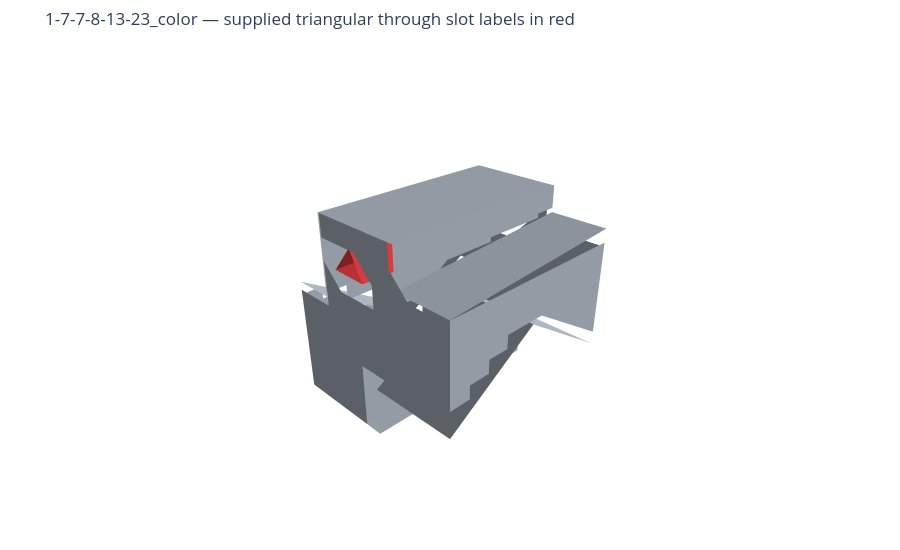
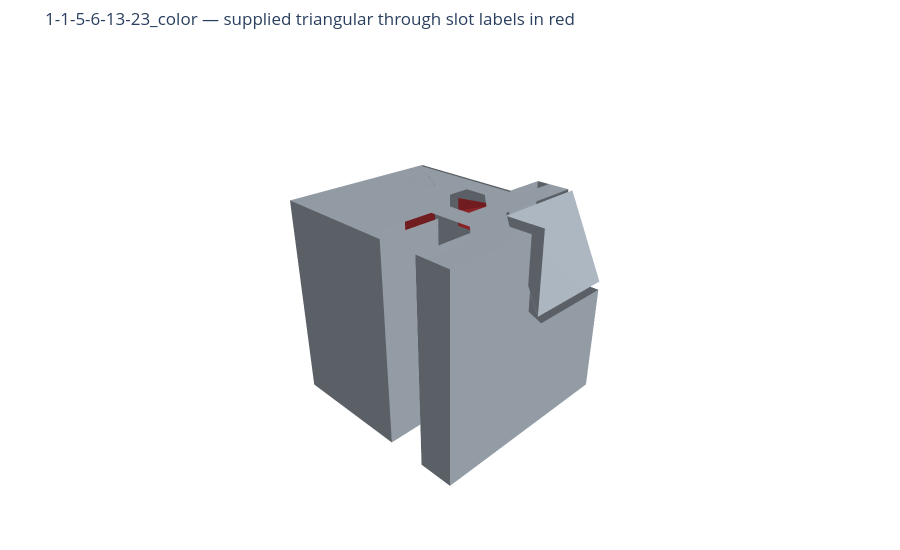

The notebook cell these images were saved under, in order:
### Code cell
label = "triangular_through_slot"
plot_label_examples(label)

### Figure 1 — Plotly figure (JSON) as saved in the notebook; plotly's stock layout.template omitted (floating-point values rounded to 4 significant figures; data arrays with more than 128 entries replaced by an {"elided": "..."} marker saying what was removed)
{"data": [{"color": "#a5afb9", "flatshading": true, "hovertemplate": "Face 0: stock<extra></extra>", "i": [0, 3, 6, 9, 12, 15, 18, 21, 24, 27, 30, 33, 36, 39, 42, 45, 48, 51, 54, 57, 60, 63, 66, 69, 72, 75, 78, 81, 84, 87, 90, 93, 96, 99, 102, 105, 108, 111, 114, 117, 120, 123, 126, 129, 132, 135, 138, 141, 144, 147, 150, 153, 156, 159, 162, 165, 168, 171, 174, 177, 180, 183, 186, 189, 192, 195, 198, 201, 204, 207, 210, 213, 216, 219, 222, 225, 228, 231, 234, 237, 240, 243, 246, 249, 252, 255, 258, 261, 264, 267, 270, 273, 276, 279, 282], "j": [1, 4, 7, 10, 13, 16, 19, 22, 25, 28, 31, 34, 37, 40, 43, 46, 49, 52, 55, 58, 61, 64, 67, 70, 73, 76, 79, 82, 85, 88, 91, 94, 97, 100, 103, 106, 109, 112, 115, 118, 121, 124, 127, 130, 133, 136, 139, 142, 145, 148, 151, 154, 157, 160, 163, 166, 169, 172, 175, 178, 181, 184, 187, 190, 193, 196, 199, 202, 205, 208, 211, 214, 217, 220, 223, 226, 229, 232, 235, 238, 241, 244, 247, 250, 253, 256, 259, 262, 265, 268, 271, 274, 277, 280, 283], "k": [2, 5, 8, 11, 14, 17, 20, 23, 26, 29, 32, 35, 38, 41, 44, 47, 50, 53, 56, 59, 62, 65, 68, 71, 74, 77, 80, 83, 86, 89, 92, 95, 98, 101, 104, 107, 110, 113, 116, 119, 122, 125, 128, 131, 134, 137, 140, 143, 146, 149, 152, 155, 158, 161, 164, 167, 170, 173, 176, 179, 182, 185, 188, 191, 194, 197, 200, 203, 206, 209, 212, 215, 218, 221, 224, 227, 230, 233, 236, 239, 242, 245, 248, 251, 254, 257, 260, 263, 266, 269, 272, 275, 278, 281, 284], "lighting": {"ambient": 0.55, "diffuse": 0.75, "specular": 0.15}, "name": "Face 0: stock", "opacity": 1.0, "type": "mesh3d", "x": {"elided": "285 float values"}, "y": {"elided": "285 float values"}, "z": {"elided": "285 float values"}}, {"color": "#a5afb9", "flatshading": true, "hovertemplate": "Face 1: stock<extra></extra>", "i": [0, 3, 6, 9, 12, 15, 18, 21, 24, 27, 30, 33, 36, 39, 42, 45, 48, 51, 54, 57, 60, 63, 66, 69, 72, 75, 78, 81, 84, 87, 90, 93, 96, 99, 102, 105, 108, 111, 114, 117, 120, 123, 126, 129, 132, 135, 138, 141, 144, 147, 150, 153, 156, 159, 162, 165, 168, 171, 174, 177, 180, 183, 186, 189, 192, 195, 198, 201, 204, 207, 210, 213, 216, 219, 222, 225, 228, 231, 234, 237, 240, 243], "j": [1, 4, 7, 10, 13, 16, 19, 22, 25, 28, 31, 34, 37, 40, 43, 46, 49, 52, 55, 58, 61, 64, 67, 70, 73, 76, 79, 82, 85, 88, 91, 94, 97, 100, 103, 106, 109, 112, 115, 118, 121, 124, 127, 130, 133, 136, 139, 142, 145, 148, 151, 154, 157, 160, 163, 166, 169, 172, 175, 178, 181, 184, 187, 190, 193, 196, 199, 202, 205, 208, 211, 214, 217, 220, 223, 226, 229, 232, 235, 238, 241, 244], "k": [2, 5, 8, 11, 14, 17, 20, 23, 26, 29, 32, 35, 38, 41, 44, 47, 50, 53, 56, 59, 62, 65, 68, 71, 74, 77, 80, 83, 86, 89, 92, 95, 98, 101, 104, 107, 110, 113, 116, 119, 122, 125, 128, 131, 134, 137, 140, 143, 146, 149, 152, 155, 158, 161, 164, 167, 170, 173, 176, 179, 182, 185, 188, 191, 194, 197, 200, 203, 206, 209, 212, 215, 218, 221, 224, 227, 230, 233, 236, 239, 242, 245], "lighting": {"ambient": 0.55, "diffuse": 0.75, "specular": 0.15}, "name": "Face 1: stock", "opacity": 1.0, "type": "mesh3d", "x": {"elided": "246 float values"}, "y": {"elided": "246 float values"}, "z": {"elided": "246 float values"}}, {"color": "#a5afb9", "flatshading": true, "hovertemplate": "Face 2: rectangular_blind_step<extra></extra>", "i": {"elided": "162 int values"}, "j": {"elided": "162 int values"}, "k": {"elided": "162 int values"}, "lighting": {"ambient": 0.55, "diffuse": 0.75, "specular": 0.15}, "name": "Face 2: rectangular_blind_step", "opacity": 1.0, "type": "mesh3d", "x": {"elided": "486 float values"}, "y": {"elided": "486 float values"}, "z": {"elided": "486 float values"}}, {"color": "#a5afb9", "flatshading": true, "hovertemplate": "Face 3: rectangular_blind_step<extra></extra>", "i": [0, 3, 6, 9, 12, 15, 18, 21, 24, 27, 30, 33, 36, 39, 42, 45, 48, 51, 54, 57, 60, 63, 66, 69, 72, 75, 78, 81, 84, 87, 90, 93, 96, 99, 102, 105, 108, 111, 114, 117, 120, 123, 126, 129, 132, 135, 138, 141, 144, 147, 150, 153, 156, 159, 162, 165, 168, 171, 174, 177, 180, 183, 186, 189, 192, 195, 198, 201, 204, 207, 210, 213, 216, 219, 222, 225, 228, 231, 234, 237, 240, 243, 246, 249, 252, 255, 258, 261, 264, 267, 270, 273, 276, 279, 282, 285, 288, 291, 294, 297, 300, 303, 306, 309, 312, 315, 318, 321, 324, 327, 330, 333, 336, 339, 342, 345, 348, 351, 354, 357], "j": [1, 4, 7, 10, 13, 16, 19, 22, 25, 28, 31, 34, 37, 40, 43, 46, 49, 52, 55, 58, 61, 64, 67, 70, 73, 76, 79, 82, 85, 88, 91, 94, 97, 100, 103, 106, 109, 112, 115, 118, 121, 124, 127, 130, 133, 136, 139, 142, 145, 148, 151, 154, 157, 160, 163, 166, 169, 172, 175, 178, 181, 184, 187, 190, 193, 196, 199, 202, 205, 208, 211, 214, 217, 220, 223, 226, 229, 232, 235, 238, 241, 244, 247, 250, 253, 256, 259, 262, 265, 268, 271, 274, 277, 280, 283, 286, 289, 292, 295, 298, 301, 304, 307, 310, 313, 316, 319, 322, 325, 328, 331, 334, 337, 340, 343, 346, 349, 352, 355, 358], "k": [2, 5, 8, 11, 14, 17, 20, 23, 26, 29, 32, 35, 38, 41, 44, 47, 50, 53, 56, 59, 62, 65, 68, 71, 74, 77, 80, 83, 86, 89, 92, 95, 98, 101, 104, 107, 110, 113, 116, 119, 122, 125, 128, 131, 134, 137, 140, 143, 146, 149, 152, 155, 158, 161, 164, 167, 170, 173, 176, 179, 182, 185, 188, 191, 194, 197, 200, 203, 206, 209, 212, 215, 218, 221, 224, 227, 230, 233, 236, 239, 242, 245, 248, 251, 254, 257, 260, 263, 266, 269, 272, 275, 278, 281, 284, 287, 290, 293, 296, 299, 302, 305, 308, 311, 314, 317, 320, 323, 326, 329, 332, 335, 338, 341, 344, 347, 350, 353, 356, 359], "lighting": {"ambient": 0.55, "diffuse": 0.75, "specular": 0.15}, "name": "Face 3: rectangular_blind_step", "opacity": 1.0, "type": "mesh3d", "x": {"elided": "360 float values"}, "y": {"elided": "360 float values"}, "z": {"elided": "360 float values"}}, {"color": "#a5afb9", "flatshading": true, "hovertemplate": "Face 4: stock<extra></extra>", "i": {"elided": "162 int values"}, "j": {"elided": "162 int values"}, "k": {"elided": "162 int values"}, "lighting": {"ambient": 0.55, "diffuse": 0.75, "specular": 0.15}, "name": "Face 4: stock", "opacity": 1.0, "type": "mesh3d", "x": {"elided": "486 float values"}, "y": {"elided": "486 float values"}, "z": {"elided": "486 float values"}}, {"color": "#a5afb9", "flatshading": true, "hovertemplate": "Face 5: slanted_through_step<extra></extra>", "i": [0, 3, 6, 9, 12, 15, 18, 21, 24, 27, 30, 33, 36, 39, 42, 45, 48, 51, 54, 57, 60, 63, 66, 69, 72, 75, 78, 81, 84, 87, 90, 93, 96, 99, 102, 105, 108, 111, 114, 117, 120, 123, 126, 129, 132, 135, 138, 141, 144, 147, 150, 153, 156, 159, 162, 165, 168, 171, 174, 177, 180, 183, 186, 189, 192, 195, 198, 201, 204, 207, 210, 213, 216, 219, 222, 225, 228, 231, 234, 237, 240, 243, 246, 249, 252, 255, 258, 261, 264, 267, 270, 273, 276, 279, 282, 285, 288, 291, 294, 297, 300, 303, 306, 309, 312, 315, 318, 321, 324, 327, 330, 333, 336, 339, 342], "j": [1, 4, 7, 10, 13, 16, 19, 22, 25, 28, 31, 34, 37, 40, 43, 46, 49, 52, 55, 58, 61, 64, 67, 70, 73, 76, 79, 82, 85, 88, 91, 94, 97, 100, 103, 106, 109, 112, 115, 118, 121, 124, 127, 130, 133, 136, 139, 142, 145, 148, 151, 154, 157, 160, 163, 166, 169, 172, 175, 178, 181, 184, 187, 190, 193, 196, 199, 202, 205, 208, 211, 214, 217, 220, 223, 226, 229, 232, 235, 238, 241, 244, 247, 250, 253, 256, 259, 262, 265, 268, 271, 274, 277, 280, 283, 286, 289, 292, 295, 298, 301, 304, 307, 310, 313, 316, 319, 322, 325, 328, 331, 334, 337, 340, 343], "k": [2, 5, 8, 11, 14, 17, 20, 23, 26, 29, 32, 35, 38, 41, 44, 47, 50, 53, 56, 59, 62, 65, 68, 71, 74, 77, 80, 83, 86, 89, 92, 95, 98, 101, 104, 107, 110, 113, 116, 119, 122, 125, 128, 131, 134, 137, 140, 143, 146, 149, 152, 155, 158, 161, 164, 167, 170, 173, 176, 179, 182, 185, 188, 191, 194, 197, 200, 203, 206, 209, 212, 215, 218, 221, 224, 227, 230, 233, 236, 239, 242, 245, 248, 251, 254, 257, 260, 263, 266, 269, 272, 275, 278, 281, 284, 287, 290, 293, 296, 299, 302, 305, 308, 311, 314, 317, 320, 323, 326, 329, 332, 335, 338, 341, 344], "lighting": {"ambient": 0.55, "diffuse": 0.75, "specular": 0.15}, "name": "Face 5: slanted_through_step", "opacity": 1.0, "type": "mesh3d", "x": {"elided": "345 float values"}, "y": {"elided": "345 float values"}, "z": {"elided": "345 float values"}}, {"color": "#a5afb9", "flatshading": true, "hovertemplate": "Face 6: slanted_through_step<extra></extra>", "i": {"elided": "162 int values"}, "j": {"elided": "162 int values"}, "k": {"elided": "162 int values"}, "lighting": {"ambient": 0.55, "diffuse": 0.75, "specular": 0.15}, "name": "Face 6: slanted_through_step", "opacity": 1.0, "type": "mesh3d", "x": {"elided": "486 float values"}, "y": {"elided": "486 float values"}, "z": {"elided": "486 float values"}}, {"color": "#a5afb9", "flatshading": true, "hovertemplate": "Face 7: stock<extra></extra>", "i": [0, 3, 6, 9, 12, 15, 18, 21, 24, 27, 30, 33, 36, 39, 42, 45, 48, 51, 54, 57, 60, 63, 66, 69, 72, 75, 78, 81, 84, 87, 90, 93, 96, 99, 102, 105, 108, 111, 114, 117, 120, 123, 126, 129, 132, 135, 138, 141, 144, 147, 150, 153, 156, 159, 162, 165, 168, 171, 174, 177, 180, 183, 186, 189, 192, 195, 198, 201, 204, 207, 210, 213, 216, 219, 222, 225, 228, 231, 234, 237, 240, 243, 246], "j": [1, 4, 7, 10, 13, 16, 19, 22, 25, 28, 31, 34, 37, 40, 43, 46, 49, 52, 55, 58, 61, 64, 67, 70, 73, 76, 79, 82, 85, 88, 91, 94, 97, 100, 103, 106, 109, 112, 115, 118, 121, 124, 127, 130, 133, 136, 139, 142, 145, 148, 151, 154, 157, 160, 163, 166, 169, 172, 175, 178, 181, 184, 187, 190, 193, 196, 199, 202, 205, 208, 211, 214, 217, 220, 223, 226, 229, 232, 235, 238, 241, 244, 247], "k": [2, 5, 8, 11, 14, 17, 20, 23, 26, 29, 32, 35, 38, 41, 44, 47, 50, 53, 56, 59, 62, 65, 68, 71, 74, 77, 80, 83, 86, 89, 92, 95, 98, 101, 104, 107, 110, 113, 116, 119, 122, 125, 128, 131, 134, 137, 140, 143, 146, 149, 152, 155, 158, 161, 164, 167, 170, 173, 176, 179, 182, 185, 188, 191, 194, 197, 200, 203, 206, 209, 212, 215, 218, 221, 224, 227, 230, 233, 236, 239, 242, 245, 248], "lighting": {"ambient": 0.55, "diffuse": 0.75, "specular": 0.15}, "name": "Face 7: stock", "opacity": 1.0, "type": "mesh3d", "x": {"elided": "249 float values"}, "y": {"elided": "249 float values"}, "z": {"elided": "249 float values"}}, {"color": "#a5afb9", "flatshading": true, "hovertemplate": "Face 8: stock<extra></extra>", "i": {"elided": "133 int values"}, "j": {"elided": "133 int values"}, "k": {"elided": "133 int values"}, "lighting": {"ambient": 0.55, "diffuse": 0.75, "specular": 0.15}, "name": "Face 8: stock", "opacity": 1.0, "type": "mesh3d", "x": {"elided": "399 float values"}, "y": {"elided": "399 float values"}, "z": {"elided": "399 float values"}}, {"color": "#a5afb9", "flatshading": true, "hovertemplate": "Face 9: slanted_through_step<extra></extra>", "i": [0, 3, 6, 9, 12, 15, 18, 21, 24, 27, 30, 33, 36, 39, 42, 45, 48, 51, 54, 57, 60, 63, 66, 69, 72, 75, 78, 81, 84, 87, 90, 93, 96, 99, 102, 105, 108, 111, 114, 117, 120, 123, 126, 129, 132, 135, 138, 141, 144, 147, 150, 153, 156, 159, 162, 165, 168, 171, 174, 177, 180, 183, 186, 189, 192, 195, 198, 201, 204, 207, 210, 213, 216, 219, 222, 225, 228, 231, 234, 237, 240, 243, 246, 249, 252, 255, 258, 261, 264, 267, 270, 273, 276, 279, 282, 285, 288, 291, 294, 297, 300, 303, 306, 309], "j": [1, 4, 7, 10, 13, 16, 19, 22, 25, 28, 31, 34, 37, 40, 43, 46, 49, 52, 55, 58, 61, 64, 67, 70, 73, 76, 79, 82, 85, 88, 91, 94, 97, 100, 103, 106, 109, 112, 115, 118, 121, 124, 127, 130, 133, 136, 139, 142, 145, 148, 151, 154, 157, 160, 163, 166, 169, 172, 175, 178, 181, 184, 187, 190, 193, 196, 199, 202, 205, 208, 211, 214, 217, 220, 223, 226, 229, 232, 235, 238, 241, 244, 247, 250, 253, 256, 259, 262, 265, 268, 271, 274, 277, 280, 283, 286, 289, 292, 295, 298, 301, 304, 307, 310], "k": [2, 5, 8, 11, 14, 17, 20, 23, 26, 29, 32, 35, 38, 41, 44, 47, 50, 53, 56, 59, 62, 65, 68, 71, 74, 77, 80, 83, 86, 89, 92, 95, 98, 101, 104, 107, 110, 113, 116, 119, 122, 125, 128, 131, 134, 137, 140, 143, 146, 149, 152, 155, 158, 161, 164, 167, 170, 173, 176, 179, 182, 185, 188, 191, 194, 197, 200, 203, 206, 209, 212, 215, 218, 221, 224, 227, 230, 233, 236, 239, 242, 245, 248, 251, 254, 257, 260, 263, 266, 269, 272, 275, 278, 281, 284, 287, 290, 293, 296, 299, 302, 305, 308, 311], "lighting": {"ambient": 0.55, "diffuse": 0.75, "specular": 0.15}, "name": "Face 9: slanted_through_step", "opacity": 1.0, "type": "mesh3d", "x": {"elided": "312 float values"}, "y": {"elided": "312 float values"}, "z": {"elided": "312 float values"}}, {"color": "#a5afb9", "flatshading": true, "hovertemplate": "Face 10: slanted_through_step<extra></extra>", "i": {"elided": "162 int values"}, "j": {"elided": "162 int values"}, "k": {"elided": "162 int values"}, "lighting": {"ambient": 0.55, "diffuse": 0.75, "specular": 0.15}, "name": "Face 10: slanted_through_step", "opacity": 1.0, "type": "mesh3d", "x": {"elided": "486 float values"}, "y": {"elided": "486 float values"}, "z": {"elided": "486 float values"}}, {"color": "#ce353b", "flatshading": true, "hovertemplate": "Face 11: triangular_through_slot<extra></extra>", "i": {"elided": "162 int values"}, "j": {"elided": "162 int values"}, "k": {"elided": "162 int values"}, "lighting": {"ambient": 0.55, "diffuse": 0.75, "specular": 0.15}, "name": "Face 11: triangular_through_slot", "opacity": 1.0, "type": "mesh3d", "x": {"elided": "486 float values"}, "y": {"elided": "486 float values"}, "z": {"elided": "486 float values"}}, {"color": "#ce353b", "flatshading": true, "hovertemplate": "Face 12: triangular_through_slot<extra></extra>", "i": {"elided": "162 int values"}, "j": {"elided": "162 int values"}, "k": {"elided": "162 int values"}, "lighting": {"ambient": 0.55, "diffuse": 0.75, "specular": 0.15}, "name": "Face 12: triangular_through_slot", "opacity": 1.0, "type": "mesh3d", "x": {"elided": "486 float values"}, "y": {"elided": "486 float values"}, "z": {"elided": "486 float values"}}, {"color": "#ce353b", "flatshading": true, "hovertemplate": "Face 13: triangular_through_slot<extra></extra>", "i": {"elided": "162 int values"}, "j": {"elided": "162 int values"}, "k": {"elided": "162 int values"}, "lighting": {"ambient": 0.55, "diffuse": 0.75, "specular": 0.15}, "name": "Face 13: triangular_through_slot", "opacity": 1.0, "type": "mesh3d", "x": {"elided": "486 float values"}, "y": {"elided": "486 float values"}, "z": {"elided": "486 float values"}}, {"color": "#a5afb9", "flatshading": true, "hovertemplate": "Face 14: slanted_through_step<extra></extra>", "i": {"elided": "162 int values"}, "j": {"elided": "162 int values"}, "k": {"elided": "162 int values"}, "lighting": {"ambient": 0.55, "diffuse": 0.75, "specular": 0.15}, "name": "Face 14: slanted_through_step", "opacity": 1.0, "type": "mesh3d", "x": {"elided": "486 float values"}, "y": {"elided": "486 float values"}, "z": {"elided": "486 float values"}}, {"color": "#a5afb9", "flatshading": true, "hovertemplate": "Face 15: stock<extra></extra>", "i": [0, 3, 6, 9, 12, 15, 18, 21, 24, 27, 30, 33, 36, 39, 42, 45, 48, 51, 54, 57, 60, 63, 66, 69, 72, 75, 78, 81, 84, 87, 90, 93, 96, 99, 102, 105, 108, 111, 114, 117, 120, 123, 126, 129, 132, 135, 138, 141, 144, 147, 150, 153, 156, 159, 162, 165, 168, 171, 174, 177, 180, 183, 186, 189, 192, 195, 198, 201, 204, 207, 210, 213, 216, 219, 222, 225, 228, 231, 234, 237, 240, 243], "j": [1, 4, 7, 10, 13, 16, 19, 22, 25, 28, 31, 34, 37, 40, 43, 46, 49, 52, 55, 58, 61, 64, 67, 70, 73, 76, 79, 82, 85, 88, 91, 94, 97, 100, 103, 106, 109, 112, 115, 118, 121, 124, 127, 130, 133, 136, 139, 142, 145, 148, 151, 154, 157, 160, 163, 166, 169, 172, 175, 178, 181, 184, 187, 190, 193, 196, 199, 202, 205, 208, 211, 214, 217, 220, 223, 226, 229, 232, 235, 238, 241, 244], "k": [2, 5, 8, 11, 14, 17, 20, 23, 26, 29, 32, 35, 38, 41, 44, 47, 50, 53, 56, 59, 62, 65, 68, 71, 74, 77, 80, 83, 86, 89, 92, 95, 98, 101, 104, 107, 110, 113, 116, 119, 122, 125, 128, 131, 134, 137, 140, 143, 146, 149, 152, 155, 158, 161, 164, 167, 170, 173, 176, 179, 182, 185, 188, 191, 194, 197, 200, 203, 206, 209, 212, 215, 218, 221, 224, 227, 230, 233, 236, 239, 242, 245], "lighting": {"ambient": 0.55, "diffuse": 0.75, "specular": 0.15}, "name": "Face 15: stock", "opacity": 1.0, "type": "mesh3d", "x": {"elided": "246 float values"}, "y": {"elided": "246 float values"}, "z": {"elided": "246 float values"}}, {"color": "#a5afb9", "flatshading": true, "hovertemplate": "Face 16: slanted_through_step<extra></extra>", "i": {"elided": "162 int values"}, "j": {"elided": "162 int values"}, "k": {"elided": "162 int values"}, "lighting": {"ambient": 0.55, "diffuse": 0.75, "specular": 0.15}, "name": "Face 16: slanted_through_step", "opacity": 1.0, "type": "mesh3d", "x": {"elided": "486 float values"}, "y": {"elided": "486 float values"}, "z": {"elided": "486 float values"}}, {"color": "#a5afb9", "flatshading": true, "hovertemplate": "Face 17: 6sides_pocket<extra></extra>", "i": [0, 3, 6, 9, 12, 15, 18, 21, 24, 27, 30, 33, 36, 39, 42, 45, 48, 51, 54, 57, 60, 63, 66, 69, 72, 75, 78, 81, 84, 87, 90, 93, 96, 99, 102, 105, 108, 111, 114, 117, 120, 123, 126, 129, 132, 135, 138, 141, 144, 147, 150, 153, 156, 159, 162, 165, 168, 171, 174, 177, 180, 183, 186, 189, 192, 195, 198, 201, 204, 207, 210, 213], "j": [1, 4, 7, 10, 13, 16, 19, 22, 25, 28, 31, 34, 37, 40, 43, 46, 49, 52, 55, 58, 61, 64, 67, 70, 73, 76, 79, 82, 85, 88, 91, 94, 97, 100, 103, 106, 109, 112, 115, 118, 121, 124, 127, 130, 133, 136, 139, 142, 145, 148, 151, 154, 157, 160, 163, 166, 169, 172, 175, 178, 181, 184, 187, 190, 193, 196, 199, 202, 205, 208, 211, 214], "k": [2, 5, 8, 11, 14, 17, 20, 23, 26, 29, 32, 35, 38, 41, 44, 47, 50, 53, 56, 59, 62, 65, 68, 71, 74, 77, 80, 83, 86, 89, 92, 95, 98, 101, 104, 107, 110, 113, 116, 119, 122, 125, 128, 131, 134, 137, 140, 143, 146, 149, 152, 155, 158, 161, 164, 167, 170, 173, 176, 179, 182, 185, 188, 191, 194, 197, 200, 203, 206, 209, 212, 215], "lighting": {"ambient": 0.55, "diffuse": 0.75, "specular": 0.15}, "name": "Face 17: 6sides_pocket", "opacity": 1.0, "type": "mesh3d", "x": {"elided": "216 float values"}, "y": {"elided": "216 float values"}, "z": {"elided": "216 float values"}}, {"color": "#a5afb9", "flatshading": true, "hovertemplate": "Face 18: 6sides_pocket<extra></extra>", "i": {"elided": "162 int values"}, "j": {"elided": "162 int values"}, "k": {"elided": "162 int values"}, "lighting": {"ambient": 0.55, "diffuse": 0.75, "specular": 0.15}, "name": "Face 18: 6sides_pocket", "opacity": 1.0, "type": "mesh3d", "x": {"elided": "486 float values"}, "y": {"elided": "486 float values"}, "z": {"elided": "486 float values"}}], "layout": {"height": 550, "margin": {"b": 0, "l": 0, "r": 0, "t": 50}, "scene": {"aspectmode": "data", "camera": {"eye": {"x": -1.7, "y": -1.7, "z": 1.3}}, "dragmode": "orbit", "xaxis": {"visible": false}, "yaxis": {"visible": false}, "zaxis": {"visible": false}}, "showlegend": false, "title": {"text": "1-7-7-8-13-23_color — supplied triangular through slot labels in red"}}}

### Figure 2 — Plotly figure (JSON) as saved in the notebook; plotly's stock layout.template omitted (floating-point values rounded to 4 significant figures; data arrays with more than 128 entries replaced by an {"elided": "..."} marker saying what was removed)
{"data": [{"color": "#a5afb9", "flatshading": true, "hovertemplate": "Face 0: stock<extra></extra>", "i": {"elided": "162 int values"}, "j": {"elided": "162 int values"}, "k": {"elided": "162 int values"}, "lighting": {"ambient": 0.55, "diffuse": 0.75, "specular": 0.15}, "name": "Face 0: stock", "opacity": 1.0, "type": "mesh3d", "x": {"elided": "486 float values"}, "y": {"elided": "486 float values"}, "z": {"elided": "486 float values"}}, {"color": "#a5afb9", "flatshading": true, "hovertemplate": "Face 1: stock<extra></extra>", "i": [0, 3, 6, 9, 12, 15, 18, 21, 24, 27, 30, 33, 36, 39, 42, 45, 48, 51, 54, 57, 60, 63, 66, 69, 72, 75, 78, 81, 84, 87, 90, 93, 96, 99, 102, 105, 108, 111, 114, 117, 120, 123, 126, 129, 132, 135, 138, 141, 144, 147, 150, 153, 156, 159, 162, 165, 168, 171, 174, 177, 180, 183, 186, 189, 192, 195, 198, 201, 204, 207, 210, 213, 216, 219, 222, 225, 228, 231, 234, 237, 240, 243, 246, 249, 252, 255, 258, 261, 264, 267, 270, 273, 276, 279, 282, 285], "j": [1, 4, 7, 10, 13, 16, 19, 22, 25, 28, 31, 34, 37, 40, 43, 46, 49, 52, 55, 58, 61, 64, 67, 70, 73, 76, 79, 82, 85, 88, 91, 94, 97, 100, 103, 106, 109, 112, 115, 118, 121, 124, 127, 130, 133, 136, 139, 142, 145, 148, 151, 154, 157, 160, 163, 166, 169, 172, 175, 178, 181, 184, 187, 190, 193, 196, 199, 202, 205, 208, 211, 214, 217, 220, 223, 226, 229, 232, 235, 238, 241, 244, 247, 250, 253, 256, 259, 262, 265, 268, 271, 274, 277, 280, 283, 286], "k": [2, 5, 8, 11, 14, 17, 20, 23, 26, 29, 32, 35, 38, 41, 44, 47, 50, 53, 56, 59, 62, 65, 68, 71, 74, 77, 80, 83, 86, 89, 92, 95, 98, 101, 104, 107, 110, 113, 116, 119, 122, 125, 128, 131, 134, 137, 140, 143, 146, 149, 152, 155, 158, 161, 164, 167, 170, 173, 176, 179, 182, 185, 188, 191, 194, 197, 200, 203, 206, 209, 212, 215, 218, 221, 224, 227, 230, 233, 236, 239, 242, 245, 248, 251, 254, 257, 260, 263, 266, 269, 272, 275, 278, 281, 284, 287], "lighting": {"ambient": 0.55, "diffuse": 0.75, "specular": 0.15}, "name": "Face 1: stock", "opacity": 1.0, "type": "mesh3d", "x": {"elided": "288 float values"}, "y": {"elided": "288 float values"}, "z": {"elided": "288 float values"}}, {"color": "#a5afb9", "flatshading": true, "hovertemplate": "Face 2: rectangular_through_step<extra></extra>", "i": {"elided": "162 int values"}, "j": {"elided": "162 int values"}, "k": {"elided": "162 int values"}, "lighting": {"ambient": 0.55, "diffuse": 0.75, "specular": 0.15}, "name": "Face 2: rectangular_through_step", "opacity": 1.0, "type": "mesh3d", "x": {"elided": "486 float values"}, "y": {"elided": "486 float values"}, "z": {"elided": "486 float values"}}, {"color": "#a5afb9", "flatshading": true, "hovertemplate": "Face 3: stock<extra></extra>", "i": [0, 3, 6, 9, 12, 15, 18, 21, 24, 27, 30, 33, 36, 39, 42, 45, 48, 51, 54, 57, 60, 63, 66, 69, 72, 75, 78, 81, 84, 87, 90, 93, 96, 99, 102, 105, 108, 111, 114, 117, 120, 123, 126, 129, 132, 135, 138, 141, 144, 147, 150, 153, 156, 159, 162, 165, 168, 171, 174, 177, 180, 183, 186, 189, 192, 195, 198, 201, 204, 207, 210, 213, 216, 219, 222, 225, 228, 231, 234, 237, 240, 243, 246, 249, 252, 255, 258, 261, 264, 267, 270, 273, 276, 279, 282, 285, 288, 291, 294, 297, 300, 303, 306, 309, 312, 315, 318, 321, 324, 327, 330, 333, 336, 339, 342, 345], "j": [1, 4, 7, 10, 13, 16, 19, 22, 25, 28, 31, 34, 37, 40, 43, 46, 49, 52, 55, 58, 61, 64, 67, 70, 73, 76, 79, 82, 85, 88, 91, 94, 97, 100, 103, 106, 109, 112, 115, 118, 121, 124, 127, 130, 133, 136, 139, 142, 145, 148, 151, 154, 157, 160, 163, 166, 169, 172, 175, 178, 181, 184, 187, 190, 193, 196, 199, 202, 205, 208, 211, 214, 217, 220, 223, 226, 229, 232, 235, 238, 241, 244, 247, 250, 253, 256, 259, 262, 265, 268, 271, 274, 277, 280, 283, 286, 289, 292, 295, 298, 301, 304, 307, 310, 313, 316, 319, 322, 325, 328, 331, 334, 337, 340, 343, 346], "k": [2, 5, 8, 11, 14, 17, 20, 23, 26, 29, 32, 35, 38, 41, 44, 47, 50, 53, 56, 59, 62, 65, 68, 71, 74, 77, 80, 83, 86, 89, 92, 95, 98, 101, 104, 107, 110, 113, 116, 119, 122, 125, 128, 131, 134, 137, 140, 143, 146, 149, 152, 155, 158, 161, 164, 167, 170, 173, 176, 179, 182, 185, 188, 191, 194, 197, 200, 203, 206, 209, 212, 215, 218, 221, 224, 227, 230, 233, 236, 239, 242, 245, 248, 251, 254, 257, 260, 263, 266, 269, 272, 275, 278, 281, 284, 287, 290, 293, 296, 299, 302, 305, 308, 311, 314, 317, 320, 323, 326, 329, 332, 335, 338, 341, 344, 347], "lighting": {"ambient": 0.55, "diffuse": 0.75, "specular": 0.15}, "name": "Face 3: stock", "opacity": 1.0, "type": "mesh3d", "x": {"elided": "348 float values"}, "y": {"elided": "348 float values"}, "z": {"elided": "348 float values"}}, {"color": "#a5afb9", "flatshading": true, "hovertemplate": "Face 4: stock<extra></extra>", "i": [0, 3, 6, 9, 12, 15, 18, 21, 24, 27, 30, 33, 36, 39, 42, 45, 48, 51, 54, 57, 60, 63, 66, 69, 72, 75, 78, 81, 84, 87, 90, 93, 96, 99, 102, 105, 108, 111, 114, 117, 120, 123, 126, 129, 132, 135, 138, 141, 144, 147, 150, 153, 156, 159, 162, 165, 168, 171, 174, 177, 180, 183, 186, 189, 192, 195, 198, 201, 204, 207, 210, 213, 216, 219, 222, 225, 228, 231, 234, 237, 240, 243, 246, 249, 252, 255, 258, 261, 264, 267, 270, 273, 276, 279, 282, 285, 288, 291, 294, 297, 300, 303, 306, 309, 312, 315, 318, 321, 324, 327, 330, 333, 336, 339, 342, 345, 348, 351, 354, 357, 360, 363, 366], "j": [1, 4, 7, 10, 13, 16, 19, 22, 25, 28, 31, 34, 37, 40, 43, 46, 49, 52, 55, 58, 61, 64, 67, 70, 73, 76, 79, 82, 85, 88, 91, 94, 97, 100, 103, 106, 109, 112, 115, 118, 121, 124, 127, 130, 133, 136, 139, 142, 145, 148, 151, 154, 157, 160, 163, 166, 169, 172, 175, 178, 181, 184, 187, 190, 193, 196, 199, 202, 205, 208, 211, 214, 217, 220, 223, 226, 229, 232, 235, 238, 241, 244, 247, 250, 253, 256, 259, 262, 265, 268, 271, 274, 277, 280, 283, 286, 289, 292, 295, 298, 301, 304, 307, 310, 313, 316, 319, 322, 325, 328, 331, 334, 337, 340, 343, 346, 349, 352, 355, 358, 361, 364, 367], "k": [2, 5, 8, 11, 14, 17, 20, 23, 26, 29, 32, 35, 38, 41, 44, 47, 50, 53, 56, 59, 62, 65, 68, 71, 74, 77, 80, 83, 86, 89, 92, 95, 98, 101, 104, 107, 110, 113, 116, 119, 122, 125, 128, 131, 134, 137, 140, 143, 146, 149, 152, 155, 158, 161, 164, 167, 170, 173, 176, 179, 182, 185, 188, 191, 194, 197, 200, 203, 206, 209, 212, 215, 218, 221, 224, 227, 230, 233, 236, 239, 242, 245, 248, 251, 254, 257, 260, 263, 266, 269, 272, 275, 278, 281, 284, 287, 290, 293, 296, 299, 302, 305, 308, 311, 314, 317, 320, 323, 326, 329, 332, 335, 338, 341, 344, 347, 350, 353, 356, 359, 362, 365, 368], "lighting": {"ambient": 0.55, "diffuse": 0.75, "specular": 0.15}, "name": "Face 4: stock", "opacity": 1.0, "type": "mesh3d", "x": {"elided": "369 float values"}, "y": {"elided": "369 float values"}, "z": {"elided": "369 float values"}}, {"color": "#a5afb9", "flatshading": true, "hovertemplate": "Face 5: rectangular_through_step<extra></extra>", "i": {"elided": "162 int values"}, "j": {"elided": "162 int values"}, "k": {"elided": "162 int values"}, "lighting": {"ambient": 0.55, "diffuse": 0.75, "specular": 0.15}, "name": "Face 5: rectangular_through_step", "opacity": 1.0, "type": "mesh3d", "x": {"elided": "486 float values"}, "y": {"elided": "486 float values"}, "z": {"elided": "486 float values"}}, {"color": "#a5afb9", "flatshading": true, "hovertemplate": "Face 6: rectangular_through_step<extra></extra>", "i": {"elided": "162 int values"}, "j": {"elided": "162 int values"}, "k": {"elided": "162 int values"}, "lighting": {"ambient": 0.55, "diffuse": 0.75, "specular": 0.15}, "name": "Face 6: rectangular_through_step", "opacity": 1.0, "type": "mesh3d", "x": {"elided": "486 float values"}, "y": {"elided": "486 float values"}, "z": {"elided": "486 float values"}}, {"color": "#a5afb9", "flatshading": true, "hovertemplate": "Face 7: stock<extra></extra>", "i": {"elided": "162 int values"}, "j": {"elided": "162 int values"}, "k": {"elided": "162 int values"}, "lighting": {"ambient": 0.55, "diffuse": 0.75, "specular": 0.15}, "name": "Face 7: stock", "opacity": 1.0, "type": "mesh3d", "x": {"elided": "486 float values"}, "y": {"elided": "486 float values"}, "z": {"elided": "486 float values"}}, {"color": "#a5afb9", "flatshading": true, "hovertemplate": "Face 8: stock<extra></extra>", "i": {"elided": "162 int values"}, "j": {"elided": "162 int values"}, "k": {"elided": "162 int values"}, "lighting": {"ambient": 0.55, "diffuse": 0.75, "specular": 0.15}, "name": "Face 8: stock", "opacity": 1.0, "type": "mesh3d", "x": {"elided": "486 float values"}, "y": {"elided": "486 float values"}, "z": {"elided": "486 float values"}}, {"color": "#a5afb9", "flatshading": true, "hovertemplate": "Face 9: 2sides_through_step<extra></extra>", "i": {"elided": "162 int values"}, "j": {"elided": "162 int values"}, "k": {"elided": "162 int values"}, "lighting": {"ambient": 0.55, "diffuse": 0.75, "specular": 0.15}, "name": "Face 9: 2sides_through_step", "opacity": 1.0, "type": "mesh3d", "x": {"elided": "486 float values"}, "y": {"elided": "486 float values"}, "z": {"elided": "486 float values"}}, {"color": "#a5afb9", "flatshading": true, "hovertemplate": "Face 10: 2sides_through_step<extra></extra>", "i": {"elided": "162 int values"}, "j": {"elided": "162 int values"}, "k": {"elided": "162 int values"}, "lighting": {"ambient": 0.55, "diffuse": 0.75, "specular": 0.15}, "name": "Face 10: 2sides_through_step", "opacity": 1.0, "type": "mesh3d", "x": {"elided": "486 float values"}, "y": {"elided": "486 float values"}, "z": {"elided": "486 float values"}}, {"color": "#a5afb9", "flatshading": true, "hovertemplate": "Face 11: stock<extra></extra>", "i": {"elided": "136 int values"}, "j": {"elided": "136 int values"}, "k": {"elided": "136 int values"}, "lighting": {"ambient": 0.55, "diffuse": 0.75, "specular": 0.15}, "name": "Face 11: stock", "opacity": 1.0, "type": "mesh3d", "x": {"elided": "408 float values"}, "y": {"elided": "408 float values"}, "z": {"elided": "408 float values"}}, {"color": "#a5afb9", "flatshading": true, "hovertemplate": "Face 12: 6sides_pocket<extra></extra>", "i": {"elided": "162 int values"}, "j": {"elided": "162 int values"}, "k": {"elided": "162 int values"}, "lighting": {"ambient": 0.55, "diffuse": 0.75, "specular": 0.15}, "name": "Face 12: 6sides_pocket", "opacity": 1.0, "type": "mesh3d", "x": {"elided": "486 float values"}, "y": {"elided": "486 float values"}, "z": {"elided": "486 float values"}}, {"color": "#a5afb9", "flatshading": true, "hovertemplate": "Face 13: 6sides_pocket<extra></extra>", "i": [0, 3, 6, 9, 12, 15, 18, 21, 24, 27, 30, 33, 36, 39, 42, 45, 48, 51, 54, 57, 60, 63, 66, 69, 72, 75, 78, 81, 84, 87, 90, 93, 96, 99, 102, 105, 108, 111, 114, 117, 120, 123, 126, 129, 132, 135, 138, 141, 144, 147, 150, 153, 156, 159, 162, 165, 168, 171, 174, 177, 180, 183, 186, 189, 192, 195, 198, 201, 204, 207, 210, 213, 216, 219, 222, 225, 228, 231, 234, 237, 240], "j": [1, 4, 7, 10, 13, 16, 19, 22, 25, 28, 31, 34, 37, 40, 43, 46, 49, 52, 55, 58, 61, 64, 67, 70, 73, 76, 79, 82, 85, 88, 91, 94, 97, 100, 103, 106, 109, 112, 115, 118, 121, 124, 127, 130, 133, 136, 139, 142, 145, 148, 151, 154, 157, 160, 163, 166, 169, 172, 175, 178, 181, 184, 187, 190, 193, 196, 199, 202, 205, 208, 211, 214, 217, 220, 223, 226, 229, 232, 235, 238, 241], "k": [2, 5, 8, 11, 14, 17, 20, 23, 26, 29, 32, 35, 38, 41, 44, 47, 50, 53, 56, 59, 62, 65, 68, 71, 74, 77, 80, 83, 86, 89, 92, 95, 98, 101, 104, 107, 110, 113, 116, 119, 122, 125, 128, 131, 134, 137, 140, 143, 146, 149, 152, 155, 158, 161, 164, 167, 170, 173, 176, 179, 182, 185, 188, 191, 194, 197, 200, 203, 206, 209, 212, 215, 218, 221, 224, 227, 230, 233, 236, 239, 242], "lighting": {"ambient": 0.55, "diffuse": 0.75, "specular": 0.15}, "name": "Face 13: 6sides_pocket", "opacity": 1.0, "type": "mesh3d", "x": {"elided": "243 float values"}, "y": {"elided": "243 float values"}, "z": {"elided": "243 float values"}}, {"color": "#ce353b", "flatshading": true, "hovertemplate": "Face 14: triangular_through_slot<extra></extra>", "i": {"elided": "162 int values"}, "j": {"elided": "162 int values"}, "k": {"elided": "162 int values"}, "lighting": {"ambient": 0.55, "diffuse": 0.75, "specular": 0.15}, "name": "Face 14: triangular_through_slot", "opacity": 1.0, "type": "mesh3d", "x": {"elided": "486 float values"}, "y": {"elided": "486 float values"}, "z": {"elided": "486 float values"}}, {"color": "#ce353b", "flatshading": true, "hovertemplate": "Face 15: triangular_through_slot<extra></extra>", "i": {"elided": "162 int values"}, "j": {"elided": "162 int values"}, "k": {"elided": "162 int values"}, "lighting": {"ambient": 0.55, "diffuse": 0.75, "specular": 0.15}, "name": "Face 15: triangular_through_slot", "opacity": 1.0, "type": "mesh3d", "x": {"elided": "486 float values"}, "y": {"elided": "486 float values"}, "z": {"elided": "486 float values"}}, {"color": "#ce353b", "flatshading": true, "hovertemplate": "Face 16: triangular_through_slot<extra></extra>", "i": {"elided": "162 int values"}, "j": {"elided": "162 int values"}, "k": {"elided": "162 int values"}, "lighting": {"ambient": 0.55, "diffuse": 0.75, "specular": 0.15}, "name": "Face 16: triangular_through_slot", "opacity": 1.0, "type": "mesh3d", "x": {"elided": "486 float values"}, "y": {"elided": "486 float values"}, "z": {"elided": "486 float values"}}, {"color": "#ce353b", "flatshading": true, "hovertemplate": "Face 17: triangular_through_slot<extra></extra>", "i": {"elided": "162 int values"}, "j": {"elided": "162 int values"}, "k": {"elided": "162 int values"}, "lighting": {"ambient": 0.55, "diffuse": 0.75, "specular": 0.15}, "name": "Face 17: triangular_through_slot", "opacity": 1.0, "type": "mesh3d", "x": {"elided": "486 float values"}, "y": {"elided": "486 float values"}, "z": {"elided": "486 float values"}}, {"color": "#ce353b", "flatshading": true, "hovertemplate": "Face 18: triangular_through_slot<extra></extra>", "i": {"elided": "162 int values"}, "j": {"elided": "162 int values"}, "k": {"elided": "162 int values"}, "lighting": {"ambient": 0.55, "diffuse": 0.75, "specular": 0.15}, "name": "Face 18: triangular_through_slot", "opacity": 1.0, "type": "mesh3d", "x": {"elided": "486 float values"}, "y": {"elided": "486 float values"}, "z": {"elided": "486 float values"}}, {"color": "#ce353b", "flatshading": true, "hovertemplate": "Face 19: triangular_through_slot<extra></extra>", "i": {"elided": "162 int values"}, "j": {"elided": "162 int values"}, "k": {"elided": "162 int values"}, "lighting": {"ambient": 0.55, "diffuse": 0.75, "specular": 0.15}, "name": "Face 19: triangular_through_slot", "opacity": 1.0, "type": "mesh3d", "x": {"elided": "486 float values"}, "y": {"elided": "486 float values"}, "z": {"elided": "486 float values"}}], "layout": {"height": 550, "margin": {"b": 0, "l": 0, "r": 0, "t": 50}, "scene": {"aspectmode": "data", "camera": {"eye": {"x": -1.7, "y": -1.7, "z": 1.3}}, "dragmode": "orbit", "xaxis": {"visible": false}, "yaxis": {"visible": false}, "zaxis": {"visible": false}}, "showlegend": false, "title": {"text": "1-1-5-6-13-23_color — supplied triangular through slot labels in red"}}}
